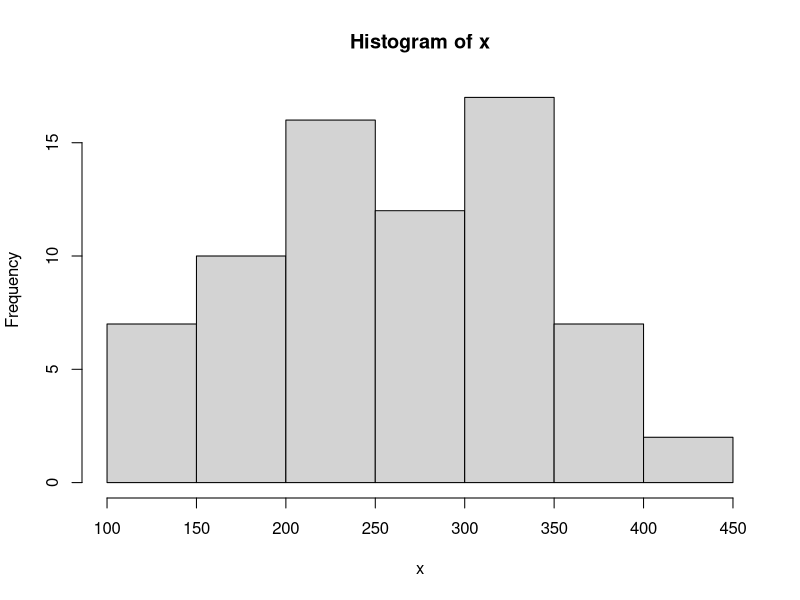

This chart was generated by the following R code:
library(datasets)
x = chickwts$weight
hist(x)

xbar = mean(x)
s = sd(x)
n = length(x)

# Question (a)
a  = 1 - 0.9

# Confidence interval for mu
tc = qt(a/2, df=n-1, lower.tail=FALSE)
E = (tc * s) / sqrt(n)
cat(xbar-E, ' < mu < ', xbar+E)

# Confidence interval for sigma
chi2R = qchisq(1-(a/2), df=n-1)
chi2L = qchisq(a/2, df=n-1)
chi2R = qchisq(1-(a/2), df=n-1)
sigmaLower = s * sqrt((n-1)/chi2R)
sigmaUpper = s * sqrt((n-1)/chi2L)
cat(sigmaLower, ' < sigma < ', sigmaUpper)

# Question (b)
mu0 = 270
a = 0.05
t = (xbar - mu0) / (s / sqrt(n))
tc = qt(a, df=n-1, lower.tail=TRUE)
pval = pt(t, df=n-1)
cat('t=', t, ', tc=', tc, ', pval=', pval)

t.test(x, mu=mu0, alternative="less", conf.level = 1-a)
